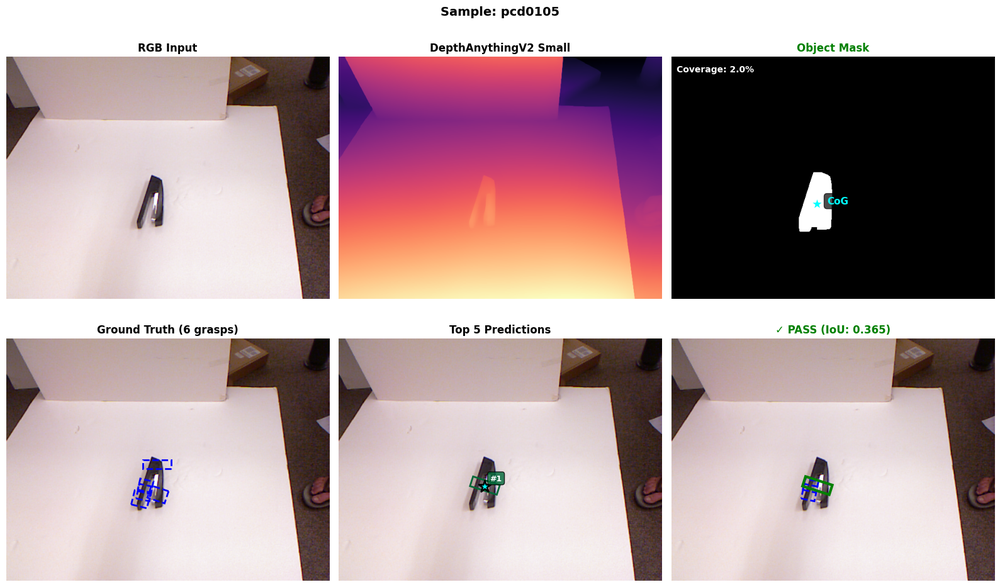
#> input picture cornell comparisson/grasp_visualizations/sample_001_pcd0105.png, 1000 x 587 px, shrunk from 1589 x 933 before the run
$ python -i STRICT_CROPPING.py   (imports and definitions only)
#> lines starting #> are read from the running program, lines starting #| are printed output that depends on the picture; after the words box and inside, x2 and y2 are one past the last pixel; in counts of white or black regions, pixels touching at a corner belong together
import cv2
import numpy as np
import matplotlib.pyplot as plt
from tqdm import tqdm
import time

# =============================================================================
# STRICT WHITE SURFACE CROPPING - ONLY WHITE + OBJECTS
# =============================================================================

def crop_white_surface_strict(image, white_threshold=200, min_area_ratio=0.20,
                               aggressive_clean=True, show_debug=False):
    """
    Strictly crop to only the white surface and objects on it.
    Removes ALL background, desk edges, shadows, etc.

    Args:
        image: RGB image (numpy array)
        white_threshold: Minimum brightness for white (200-220 recommended)
        min_area_ratio: Minimum area ratio (0.2 = 20% of image)
        aggressive_clean: If True, uses more aggressive morphological operations
        show_debug: If True, print debug info

    Returns:
        cropped_image: Cropped RGB image containing ONLY white surface
        crop_bbox: (x, y, w, h) - bounding box of the crop
        crop_success: True if cropping succeeded
    """
#> called with white_threshold = 200, min_area_ratio = 0.2, aggressive_clean = True, show_debug = False
    h, w = image.shape[:2]
#> h = 587; w = 1000

    if show_debug:
        print(f"  Original: {w}x{h}")

    # STEP 1: Create strict white mask
    # Use all 3 channels - must be white in ALL channels
    r, g, b = image[:,:,0], image[:,:,1], image[:,:,2]
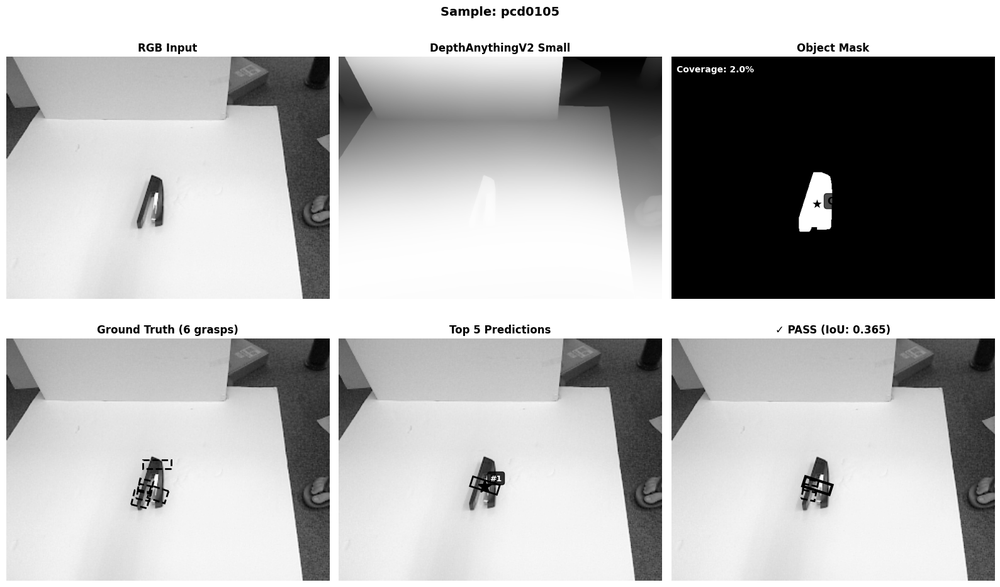
#> r: shape (587, 1000); min 0, max 255, mean 178.7
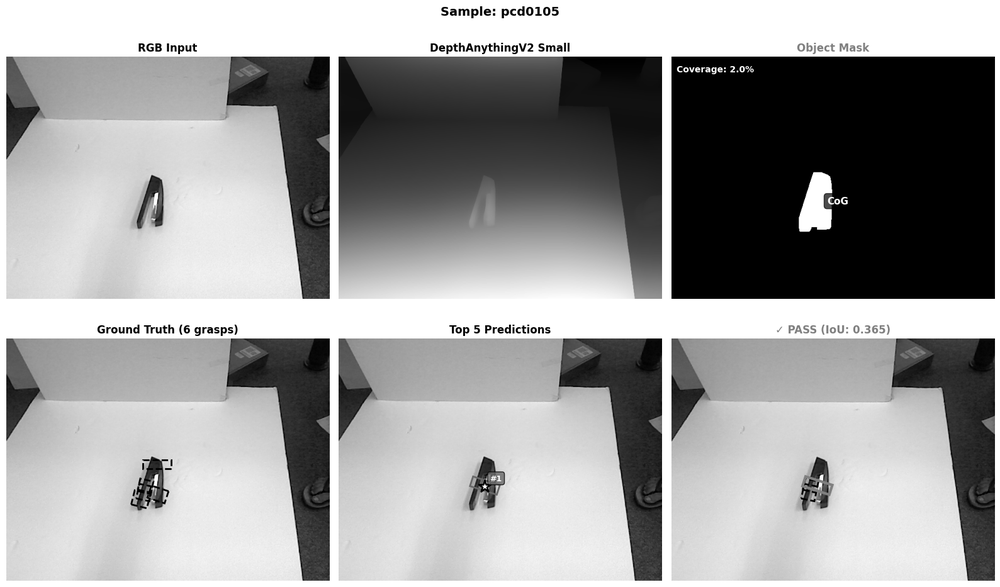
#> g: shape (587, 1000); min 0, max 255, mean 156.5
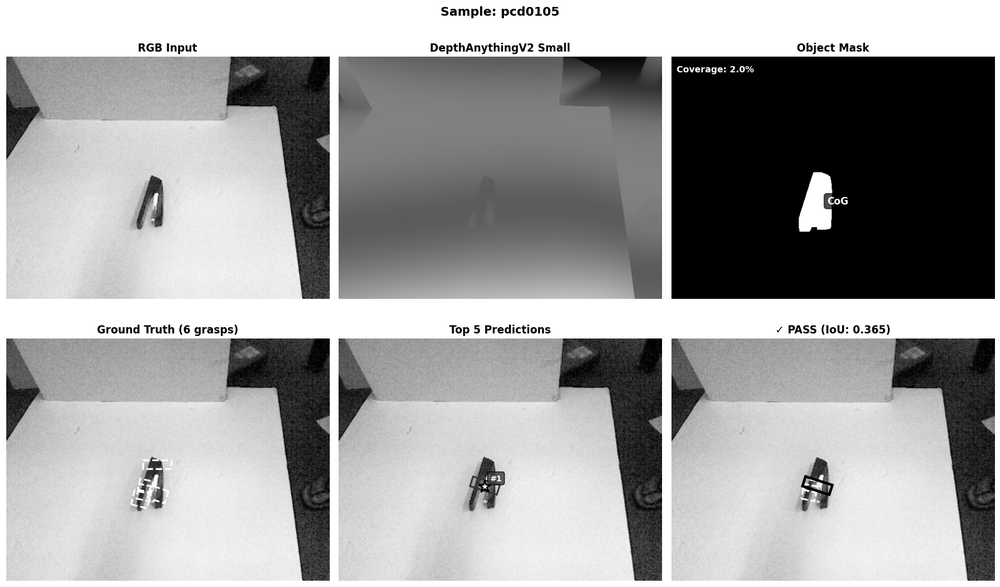
#> b: shape (587, 1000); min 0, max 255, mean 159.1

    # All channels must be above threshold (strict white)
    white_mask = ((r >= white_threshold) &
                  (g >= white_threshold) &
                  (b >= white_threshold)).astype(np.uint8) * 255
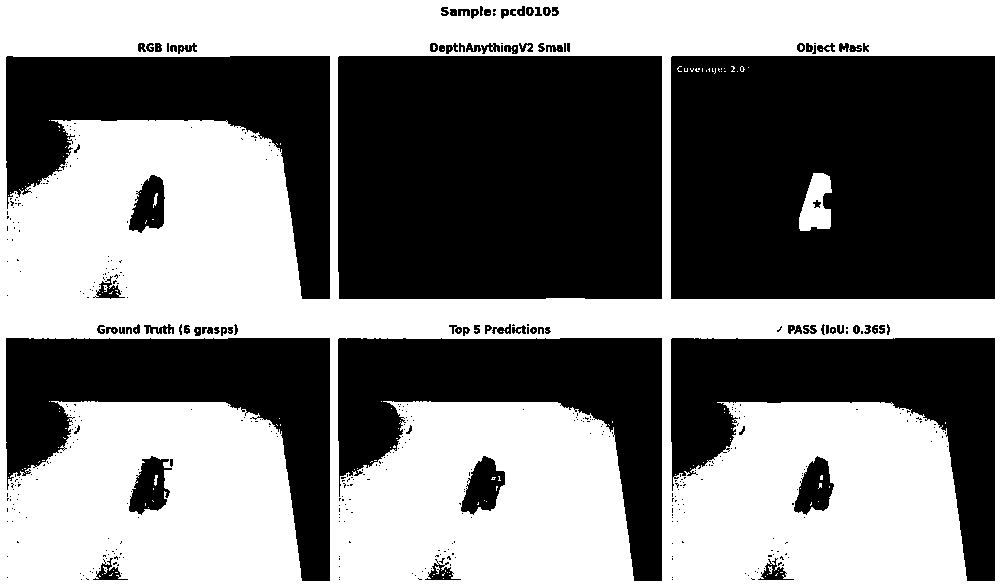
#> white_mask: shape (587, 1000); 49.5% white; 163 white regions (156 under 20 px), largest, box (x1, y1, x2, y2) and area: (0, 0, 1000, 587) 288888, (799, 173, 832, 231) 1303, (153, 193, 158, 208) 38

    # Also check grayscale
    gray = cv2.cvtColor(image, cv2.COLOR_RGB2GRAY)
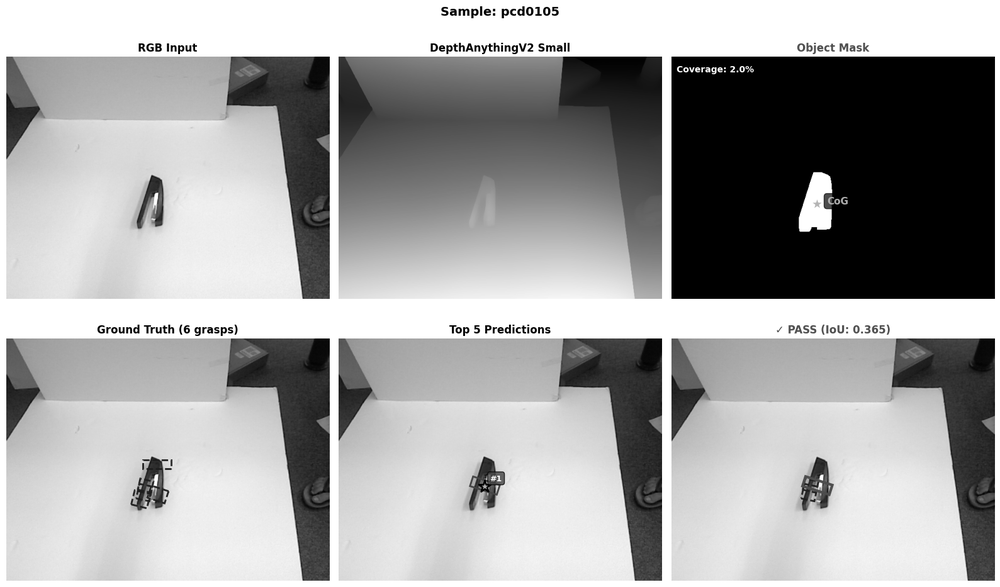
#> gray: shape (587, 1000); min 0, max 255, mean 163.4
    gray_mask = (gray >= white_threshold).astype(np.uint8) * 255
#> gray_mask: shape (587, 1000); 53% white; 124 black regions (40 under 20 px), largest, box (x1, y1, x2, y2) and area: (671, 56, 995, 299) 77287, (338, 56, 662, 299) 67613, (6, 56, 330, 299) 30511

    # Both must agree it's white
    combined_mask = cv2.bitwise_and(white_mask, gray_mask)

    if show_debug:
        print(f"  White pixels: {np.count_nonzero(combined_mask)}/{h*w} ({np.count_nonzero(combined_mask)/(h*w)*100:.1f}%)")

    # STEP 2: Aggressive morphological cleaning
    if aggressive_clean:
        # Large kernel to remove small noise
        kernel_large = cv2.getStructuringElement(cv2.MORPH_RECT, (11, 11))
        # Small kernel for fine details
        kernel_small = cv2.getStructuringElement(cv2.MORPH_RECT, (5, 5))

        # Close large gaps first
        combined_mask = cv2.morphologyEx(combined_mask, cv2.MORPH_CLOSE, kernel_large, iterations=4)
#> combined_mask: shape (587, 1000); 54.6% white; 6 black regions, box (x1, y1, x2, y2) and area: (338, 56, 662, 299) 78665, (671, 56, 995, 299) 76027, (6, 56, 330, 205) 28056, (671, 338, 995, 485) 27930, (6, 338, 330, 486) 27872, (338, 338, 662, 484) 27798
        # Remove small noise
        combined_mask = cv2.morphologyEx(combined_mask, cv2.MORPH_OPEN, kernel_small, iterations=3)
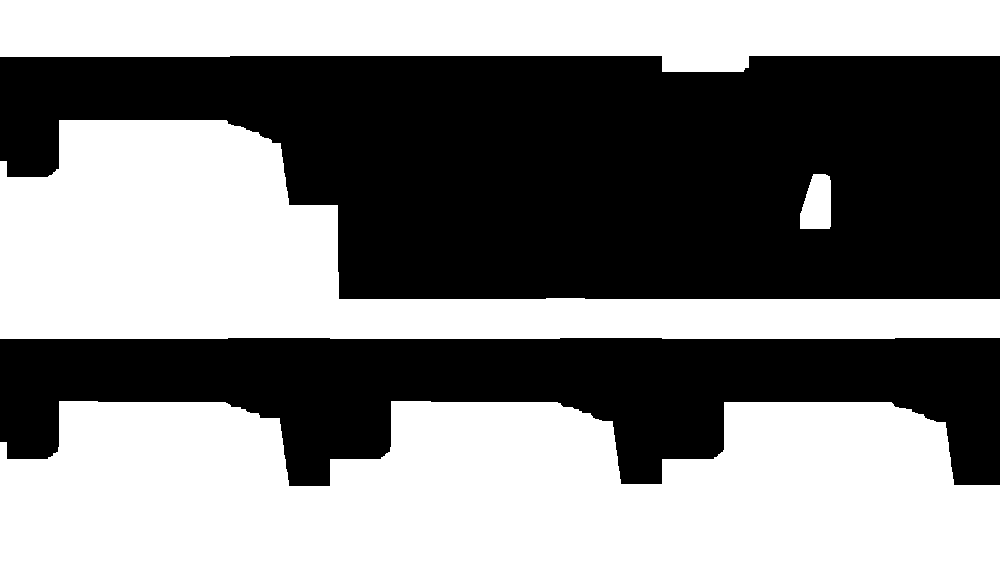
#> combined_mask: shape (587, 1000); 53.2% white; 2 black regions
        # Fill any remaining holes
        combined_mask = cv2.morphologyEx(combined_mask, cv2.MORPH_CLOSE, kernel_large, iterations=2)
    else:
        kernel = cv2.getStructuringElement(cv2.MORPH_RECT, (7, 7))
        combined_mask = cv2.morphologyEx(combined_mask, cv2.MORPH_CLOSE, kernel, iterations=3)
        combined_mask = cv2.morphologyEx(combined_mask, cv2.MORPH_OPEN, kernel, iterations=2)

    # STEP 3: Find the largest white region (the table surface)
    contours, _ = cv2.findContours(combined_mask, cv2.RETR_EXTERNAL, cv2.CHAIN_APPROX_SIMPLE)
#> contours = 4 contours; box (x1, y1, x2, y2) and area: (0, 401, 1000, 587) 159917, (0, 120, 1000, 339) 90554, (0, 0, 1000, 72) 56534, (800, 174, 831, 229) 1348

    if len(contours) == 0:
        if show_debug:
            print(f"  ❌ No white regions found")
        return image, (0, 0, w, h), False

    # Get largest contour
    largest_contour = max(contours, key=cv2.contourArea)
#> largest_contour = contour of 193 points, box (x1, y1, x2, y2) (0, 401, 1000, 587), area 159917
    contour_area = cv2.contourArea(largest_contour)
#> contour_area = 159917
    image_area = h * w
#> image_area = 587000

    if show_debug:
        print(f"  Largest region: {contour_area} ({contour_area/image_area*100:.1f}%)")

    # Check minimum area
    if contour_area < image_area * min_area_ratio:
        if show_debug:
            print(f"  ❌ Region too small: {contour_area/image_area*100:.1f}% < {min_area_ratio*100:.1f}%")
        return image, (0, 0, w, h), False

    # STEP 4: Get tight bounding box - NO padding (strict crop)
    x, y, bw, bh = cv2.boundingRect(largest_contour)
#> x = 0; y = 401; bw = 1000; bh = 186

    # Optional: Very minimal padding (just 1% to avoid edge artifacts)
    padding_x = max(3, int(bw * 0.01))
#> padding_x = 10
    padding_y = max(3, int(bh * 0.01))
#> padding_y = 3

    x = max(0, x - padding_x)
    y = max(0, y - padding_y)
#> y = 398
    bw = min(w - x, bw + 2 * padding_x)
    bh = min(h - y, bh + 2 * padding_y)
#> bh = 189

    # STEP 5: Crop strictly
    cropped_image = image[y:y+bh, x:x+bw].copy()
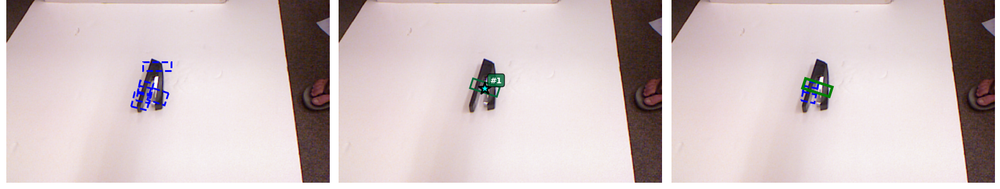
#> cropped_image: shape (189, 1000, 3); mean R, G, B 210, 195.6, 196.4

    if show_debug:
        print(f"  ✓ Cropped: {w}x{h} → {bw}x{bh}")
        print(f"  Reduction: {(1 - (bw*bh)/(w*h))*100:.1f}%")

    return cropped_image, (x, y, bw, bh), True


def adjust_grasp_coordinates(grasps, crop_bbox):
    """Adjust ground truth grasp coordinates after cropping."""
    x_offset, y_offset, crop_w, crop_h = crop_bbox
    adjusted_grasps = []

    for grasp in grasps:
        center_x, center_y = grasp['center']
        new_center_x = center_x - x_offset
        new_center_y = center_y - y_offset

        # Keep grasps within cropped region
        if 0 <= new_center_x < crop_w and 0 <= new_center_y < crop_h:
            adjusted_corners = []
            for corner in grasp['corners']:
                adj_corner = (corner[0] - x_offset, corner[1] - y_offset)
                adjusted_corners.append(adj_corner)

            adjusted_grasp = {
                'center': (new_center_x, new_center_y),
                'angle': grasp['angle'],
                'angle_deg': grasp['angle_deg'],
                'width': grasp['width'],
                'height': grasp['height'],
                'corners': np.array(adjusted_corners)
            }
            adjusted_grasps.append(adjusted_grasp)

    return adjusted_grasps


# =============================================================================
# TEST STRICT CROPPING ON SINGLE IMAGE
# =============================================================================

# [5 lines not run here, left out]

# Test on first few samples
test_indices = [0, 1, 2, 100, 200]

# [78 lines not run here, left out]

>>> import cv2
>>> picture = cv2.cvtColor(cv2.imread('grasp_visualizations/sample_001_pcd0105.png'), cv2.COLOR_BGR2RGB)
>>> result = crop_white_surface_strict(picture)
